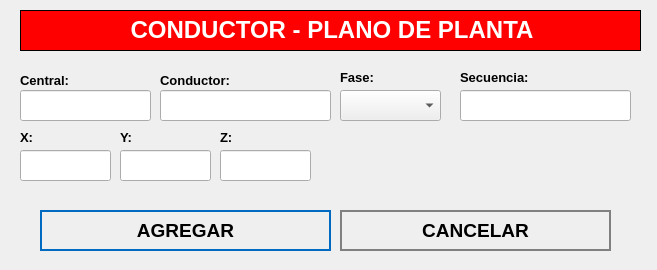
<?xml version="1.0" encoding="UTF-8"?>
<ui version="4.0">
 <class>NewBook</class>
 <widget class="QWidget" name="NewBook">
  <property name="geometry">
   <rect>
    <x>0</x>
    <y>0</y>
    <width>657</width>
    <height>270</height>
   </rect>
  </property>
  <property name="windowTitle">
   <string>Nuevo Registro</string>
  </property>
  <property name="styleSheet">
   <string notr="true">QPushButton
{	
	height: 2em;
 	border-style: solid;
	border-width: 2px;
 	border-color: grey;
	font-weight: bold;
}

QPushButton:hover
{
   	background-color:grey;
	color:white;
}</string>
  </property>
  <widget class="QLabel" name="label">
   <property name="geometry">
    <rect>
     <x>20</x>
     <y>10</y>
     <width>621</width>
     <height>41</height>
    </rect>
   </property>
   <property name="font">
    <font>
     <underline>false</underline>
    </font>
   </property>
   <property name="autoFillBackground">
    <bool>false</bool>
   </property>
   <property name="styleSheet">
    <string notr="true">background-color: red;</string>
   </property>
   <property name="frameShape">
    <enum>QFrame::Box</enum>
   </property>
   <property name="text">
    <string>&lt;html&gt;&lt;head/&gt;&lt;body&gt;&lt;p align=&quot;center&quot;&gt;&lt;span style=&quot; font-size:18pt; font-weight:600; color:#ffffff;&quot;&gt;CONDUCTOR - PLANO DE PLANTA&lt;/span&gt;&lt;/p&gt;&lt;/body&gt;&lt;/html&gt;</string>
   </property>
  </widget>
  <widget class="QPushButton" name="addButton">
   <property name="geometry">
    <rect>
     <x>40</x>
     <y>210</y>
     <width>291</width>
     <height>41</height>
    </rect>
   </property>
   <property name="font">
    <font>
     <pointsize>14</pointsize>
     <weight>75</weight>
     <bold>true</bold>
    </font>
   </property>
   <property name="cursor">
    <cursorShape>PointingHandCursor</cursorShape>
   </property>
   <property name="styleSheet">
    <string notr="true">QPushButton
{	
	height: 2em;
 	border-style: solid;
	border-width: 2px;
 	border-color: #0069c0;
	font-weight: bold;
}

QPushButton:hover
{
   	background-color:#0069c0;
	color:white;
}</string>
   </property>
   <property name="text">
    <string>AGREGAR</string>
   </property>
   <property name="icon">
    <iconset>
     <normaloff>../assets/icons/add-icon.png</normaloff>../assets/icons/add-icon.png</iconset>
   </property>
   <property name="iconSize">
    <size>
     <width>30</width>
     <height>30</height>
    </size>
   </property>
   <property name="autoDefault">
    <bool>true</bool>
   </property>
   <property name="default">
    <bool>true</bool>
   </property>
   <property name="flat">
    <bool>true</bool>
   </property>
  </widget>
  <widget class="QPushButton" name="cancelButton">
   <property name="geometry">
    <rect>
     <x>340</x>
     <y>210</y>
     <width>271</width>
     <height>41</height>
    </rect>
   </property>
   <property name="font">
    <font>
     <pointsize>14</pointsize>
     <weight>75</weight>
     <bold>true</bold>
    </font>
   </property>
   <property name="cursor">
    <cursorShape>PointingHandCursor</cursorShape>
   </property>
   <property name="styleSheet">
    <string notr="true">QPushButton
{	
	height: 2em;
 	border-style: solid;
	border-width: 2px;
 	border-color: grey;
	font-weight: bold;
}

QPushButton:hover
{
   	background-color:grey;
	color:white;
}</string>
   </property>
   <property name="text">
    <string>CANCELAR</string>
   </property>
   <property name="icon">
    <iconset>
     <normaloff>../assets/icons/cancel-icon.png</normaloff>../assets/icons/cancel-icon.png</iconset>
   </property>
   <property name="iconSize">
    <size>
     <width>30</width>
     <height>30</height>
    </size>
   </property>
   <property name="autoDefault">
    <bool>true</bool>
   </property>
   <property name="default">
    <bool>true</bool>
   </property>
   <property name="flat">
    <bool>true</bool>
   </property>
  </widget>
  <widget class="QLabel" name="label_autoriza">
   <property name="geometry">
    <rect>
     <x>20</x>
     <y>70</y>
     <width>101</width>
     <height>21</height>
    </rect>
   </property>
   <property name="text">
    <string>&lt;html&gt;&lt;head/&gt;&lt;body&gt;&lt;p&gt;&lt;span style=&quot; font-size:10pt; font-weight:600;&quot;&gt;Central:&lt;/span&gt;&lt;/p&gt;&lt;/body&gt;&lt;/html&gt;</string>
   </property>
  </widget>
  <widget class="QLabel" name="label_area_2">
   <property name="geometry">
    <rect>
     <x>160</x>
     <y>70</y>
     <width>171</width>
     <height>21</height>
    </rect>
   </property>
   <property name="text">
    <string>&lt;html&gt;&lt;head/&gt;&lt;body&gt;&lt;p&gt;&lt;span style=&quot; font-size:10pt; font-weight:600;&quot;&gt;Conductor:&lt;/span&gt;&lt;/p&gt;&lt;/body&gt;&lt;/html&gt;</string>
   </property>
  </widget>
  <widget class="QLineEdit" name="inputConductor">
   <property name="geometry">
    <rect>
     <x>160</x>
     <y>90</y>
     <width>171</width>
     <height>31</height>
    </rect>
   </property>
   <property name="font">
    <font>
     <pointsize>12</pointsize>
    </font>
   </property>
  </widget>
  <widget class="QLineEdit" name="inputCodigo">
   <property name="geometry">
    <rect>
     <x>20</x>
     <y>90</y>
     <width>131</width>
     <height>31</height>
    </rect>
   </property>
   <property name="font">
    <font>
     <pointsize>12</pointsize>
    </font>
   </property>
  </widget>
  <widget class="QLineEdit" name="inputSecuencia">
   <property name="geometry">
    <rect>
     <x>460</x>
     <y>90</y>
     <width>171</width>
     <height>31</height>
    </rect>
   </property>
   <property name="font">
    <font>
     <pointsize>12</pointsize>
    </font>
   </property>
  </widget>
  <widget class="QLabel" name="label_motivoVisita_4">
   <property name="geometry">
    <rect>
     <x>340</x>
     <y>65</y>
     <width>101</width>
     <height>25</height>
    </rect>
   </property>
   <property name="text">
    <string>&lt;html&gt;&lt;head/&gt;&lt;body&gt;&lt;p&gt;&lt;span style=&quot; font-size:10pt; font-weight:600;&quot;&gt;Fase:&lt;/span&gt;&lt;/p&gt;&lt;/body&gt;&lt;/html&gt;</string>
   </property>
  </widget>
  <widget class="QComboBox" name="cbFase">
   <property name="geometry">
    <rect>
     <x>340</x>
     <y>90</y>
     <width>101</width>
     <height>31</height>
    </rect>
   </property>
   <property name="font">
    <font>
     <pointsize>12</pointsize>
    </font>
   </property>
   <property name="editable">
    <bool>false</bool>
   </property>
  </widget>
  <widget class="QLabel" name="label_horaIngreso_4">
   <property name="geometry">
    <rect>
     <x>460</x>
     <y>65</y>
     <width>111</width>
     <height>25</height>
    </rect>
   </property>
   <property name="text">
    <string>&lt;html&gt;&lt;head/&gt;&lt;body&gt;&lt;p&gt;&lt;span style=&quot; font-size:10pt; font-weight:600;&quot;&gt;Secuencia:&lt;/span&gt;&lt;/p&gt;&lt;/body&gt;&lt;/html&gt;</string>
   </property>
  </widget>
  <widget class="QLabel" name="label_horaIngreso_2">
   <property name="geometry">
    <rect>
     <x>20</x>
     <y>125</y>
     <width>71</width>
     <height>25</height>
    </rect>
   </property>
   <property name="text">
    <string>&lt;html&gt;&lt;head/&gt;&lt;body&gt;&lt;p&gt;&lt;span style=&quot; font-size:10pt; font-weight:600;&quot;&gt;X:&lt;/span&gt;&lt;/p&gt;&lt;/body&gt;&lt;/html&gt;</string>
   </property>
  </widget>
  <widget class="QLabel" name="label_horaSalida_2">
   <property name="geometry">
    <rect>
     <x>120</x>
     <y>125</y>
     <width>81</width>
     <height>25</height>
    </rect>
   </property>
   <property name="text">
    <string>&lt;html&gt;&lt;head/&gt;&lt;body&gt;&lt;p&gt;&lt;span style=&quot; font-size:10pt; font-weight:600;&quot;&gt;Y:&lt;/span&gt;&lt;/p&gt;&lt;/body&gt;&lt;/html&gt;</string>
   </property>
  </widget>
  <widget class="QLineEdit" name="inputX">
   <property name="geometry">
    <rect>
     <x>20</x>
     <y>150</y>
     <width>91</width>
     <height>31</height>
    </rect>
   </property>
   <property name="font">
    <font>
     <pointsize>12</pointsize>
    </font>
   </property>
   <property name="maxLength">
    <number>14</number>
   </property>
  </widget>
  <widget class="QLineEdit" name="inputZ">
   <property name="geometry">
    <rect>
     <x>220</x>
     <y>150</y>
     <width>91</width>
     <height>31</height>
    </rect>
   </property>
   <property name="font">
    <font>
     <pointsize>12</pointsize>
    </font>
   </property>
   <property name="maxLength">
    <number>14</number>
   </property>
  </widget>
  <widget class="QLabel" name="label_motivoVisita_2">
   <property name="geometry">
    <rect>
     <x>220</x>
     <y>125</y>
     <width>91</width>
     <height>25</height>
    </rect>
   </property>
   <property name="text">
    <string>&lt;html&gt;&lt;head/&gt;&lt;body&gt;&lt;p&gt;&lt;span style=&quot; font-size:10pt; font-weight:600;&quot;&gt;Z:&lt;/span&gt;&lt;/p&gt;&lt;/body&gt;&lt;/html&gt;</string>
   </property>
  </widget>
  <widget class="QLineEdit" name="inputY">
   <property name="geometry">
    <rect>
     <x>120</x>
     <y>150</y>
     <width>91</width>
     <height>31</height>
    </rect>
   </property>
   <property name="font">
    <font>
     <pointsize>12</pointsize>
    </font>
   </property>
   <property name="maxLength">
    <number>14</number>
   </property>
  </widget>
 </widget>
 <tabstops>
  <tabstop>addButton</tabstop>
  <tabstop>cancelButton</tabstop>
 </tabstops>
 <resources/>
 <connections/>
</ui>
